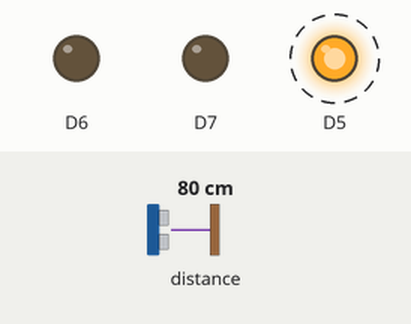
This program was run on a simulated ESP8266 (NodeMCU). Shown: output pins drawn as LEDs (lit = HIGH). Dashed ring = blinking. The test bench sets the inputs (shaded band); at power-on: distance to the obstacle 80 cm. What the program prints to the serial monitor is not drawn.

Above: at 0.2 s.
Timing chart, 0 to 3.0 s (numbered marks = the images above):
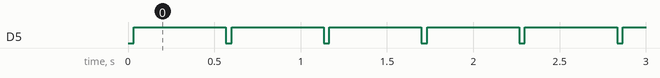

The program:

main.cpp
```cpp
/*
  Dual vl
  Author: Seyed Sobhan Hosseini
  Date: Wednesday, July 19, 2023, 10:18:25 AM
*/

#include <Arduino.h>
#include <Wire.h>
#include "SparkFun_VL53L1X.h"

// #define SHUTDOWN_PIN 4
// #define INTERRUPT_PIN 5

SFEVL53L1X vl1;

void setup(void){
  pinMode(D5, OUTPUT);
  pinMode(D6, OUTPUT);
  pinMode(D7, OUTPUT);

  Wire.begin();
  Serial.begin(115200);
  vl1.startRanging();
}

void loop(){
  // vl1.begin();
  digitalWrite(D5, LOW);
  digitalWrite(D6, LOW);
  digitalWrite(D7, LOW);

  int distance1 = vl1.getDistance();
  Serial.println(" Distance1 : ");
  Serial.println(distance1);
  digitalWrite(D5, HIGH);
  digitalWrite(D6, LOW);
  digitalWrite(D7, LOW);

  int distance2 = vl1.getDistance();
  Serial.println(" Distance2 : ");
  Serial.println(distance2);
  delay(500);
}
```

Measured:
- by itself, D5: alternates HIGH for 0.53 s and LOW for 0.03 s
